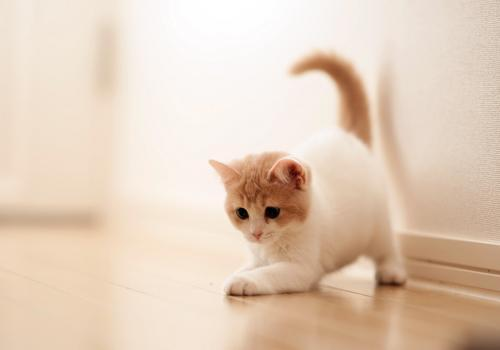
#> input picture Modules/Pillow/cat.jpg, 500 x 350 px
$ python 04flip.py
#> lines starting #> are read from the running program, lines starting #| are printed output that depends on the picture
from PIL import Image, ImageOps

i = Image.open("cat.jpg")
#> i is the input picture: PIL image 500x350 RGB; mean R, G, B 227.3, 206, 186.9

i_flip = ImageOps.flip(i)
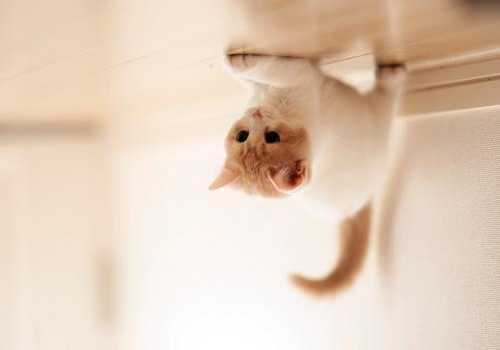
#> i_flip: PIL image 500x350 RGB; mean R, G, B 227.3, 206, 186.9
# saving flipped(vertically) image
i_flip.save("cat_flipped.jpg")
i_flip.show()

i_mir = ImageOps.mirror(i)
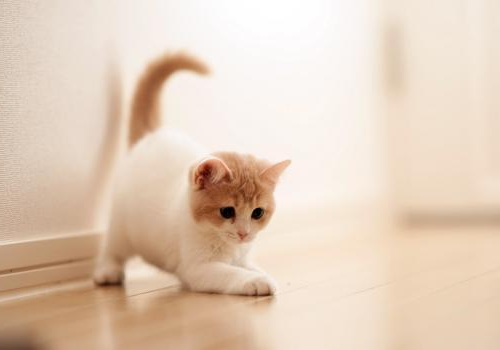
#> i_mir: PIL image 500x350 RGB; mean R, G, B 227.3, 206, 186.9
# saving mirrored(horizontally) image
#> (the run stopped early here; a loop or call above may not have finished)
